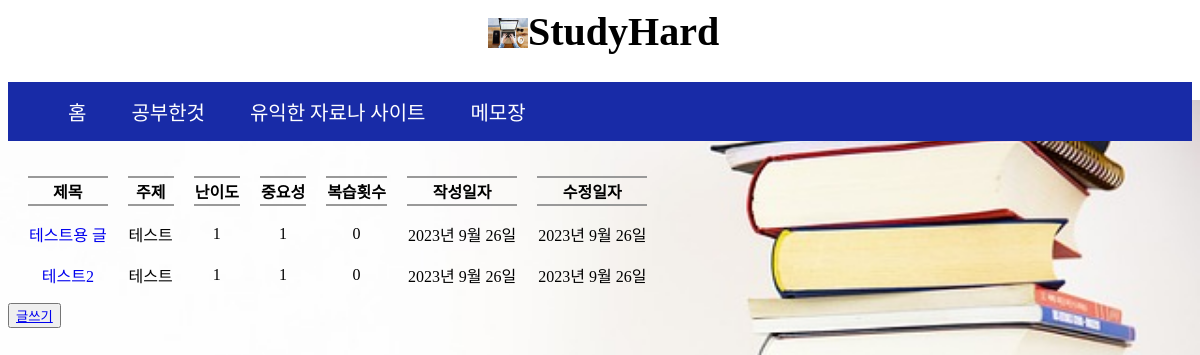
Before: /study/ with the older database file.
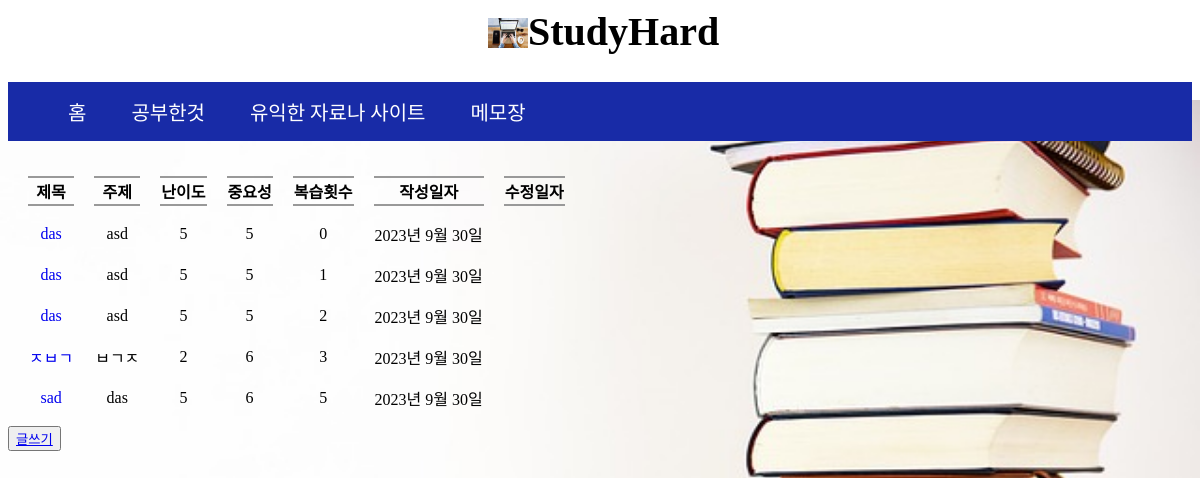
After: the same page with the newer database file.
### blog/models.py (models this page shows, shortened)
class Study(models.Model):
    title = models.CharField(max_length=15)
    subject = models.CharField(max_length=15)
    content = models.TextField(max_length=1000)
    level = models.PositiveSmallIntegerField(validators=[MaxValueValidator(6)])
    importance = models.PositiveSmallIntegerField(validators=[MaxValueValidator(6)])
    repeat = models.PositiveSmallIntegerField(default=0)
    created_at = models.DateField(auto_now_add=True)
    modified_at = models.DateField(auto_now=False, blank=True, null=True)

### blog/views.py (the view)
# urls.py: path('study/', views.study_list, name="study-list"),
def study_list(request):
    post_list = Study.objects.all()
    return render(request, 'blog/study_list.html', context={'post_list': post_list})

### templates/blog/study_list.html (shortened to what this page needs)
{% extends 'blog/base.html' %}
{% load static %}
{% block head %}
    <link rel="stylesheet" type="text/css" href="{% static 'css/study_list.css' %}">
{% endblock %}
{% block body %}
    <table>
        <div class="thead-row">
            <tr>
                <th id="h-title">제목</th>
                <th id="h-sub">주제</th>
                <th id="h-level">난이도</th>
                <th id="h-important">중요성</th>
                <th id="h-repeat">복습횟수</th>
                <th id="h-cre">작성일자</th>
                <th id="h-modi">수정일자</th>
            </tr>
        </div>
        {% for post in post_list %}
            <tr>
                <td><a href="{% url 'blog:study-detail' post.pk %}">{{ post.title }}</a></td>
                <td>{{ post.subject }}</td>
                <td>{{ post.level }}</td>
                <td>{{ post.importance }}</td>
                <td>{{ post.repeat }}</td>
                <td>{{ post.created_at }}</td>
                {% if post.modified_at != None %}
                    <td>{{ post.modified_at }}</td>
                {% endif %}
            </tr>
        {% endfor %}
    </table>
    <button><a href="{% url 'blog:study-create' %}">글쓰기</a></button>
{% endblock %}

### templates/blog/base.html
{% load static %}
<link rel="stylesheet" type="text/css" href="{% static 'css/../../static/css/base.css' %}">
<!DOCTYPE html>
<html lang="en">
<head>
    {% block head %}
    {% endblock %}
</head>
<body>
<img id="title_image" src="{% static 'img/nav_image.jpg' %}">
<h1 id="title">StudyHard</h1>
<nav class="nav">
    <ul>
        <li><a href="/">홈</a></li>
        <li><a href="{% url 'blog:study-list' %}">공부한것</a></li>
        <li><a href="{% url 'blog:refer-list' %}">유익한 자료나 사이트</a></li>
        <li><a href="{% url 'blog:memo-list' %}">메모장</a></li>
    </ul>
</nav>
    {% block body %}
    {% endblock %}
</body>
</html>

### static/css/base.css (style rules this page uses)
#title { font-size:40px; font-weight: bold; }
.nav { font-size:20px; font-family: 'Gowun Batang', serif; background-color:rgb(24, 43, 167); }
.nav li { display: inline-block; margin: 5px 10px; padding:10px; list-style: none; color:white; }
.nav li a { text-decoration: none; color:white; }
#title_image { display:block; padding-top:10px; margin-left: 40vw; float: left; width:40px; height:30px; }
body { background-image: url("../img/background.jpg "); background-repeat: no-repeat; background-size:cover; background-position: left 100px; }

### static/css/study_list.css (style rules this page uses)
table { border-collapse: separate; border-spacing:20px 15px; text-align: center; }
th { border-width: 2px; border-bottom-style: solid; border-top-style: solid; border-color: #999999; }
td a { text-decoration: none; }

Changed rows visible on the page:
removed Study: title "테스트용 글", subject "테스트", level "1", importance "1", repeat "0", created_at "2023년 9월 26일", modified_at "2023년 9월 26일"
removed Study: title "테스트2", subject "테스트", level "1", importance "1", repeat "0", created_at "2023년 9월 26일", modified_at "2023년 9월 26일"
added Study: title "das", subject "asd", level "5", importance "5", repeat "0", created_at "2023년 9월 30일"
added Study: title "das", subject "asd", level "5", importance "5", repeat "1", created_at "2023년 9월 30일"
added Study: title "das", subject "asd", level "5", importance "5", repeat "2", created_at "2023년 9월 30일"
added Study: title "ㅈㅂㄱ", subject "ㅂㄱㅈ", level "2", importance "6", repeat "3", created_at "2023년 9월 30일"
added Study: title "sad", subject "das", level "5", importance "6", repeat "5", created_at "2023년 9월 30일"
